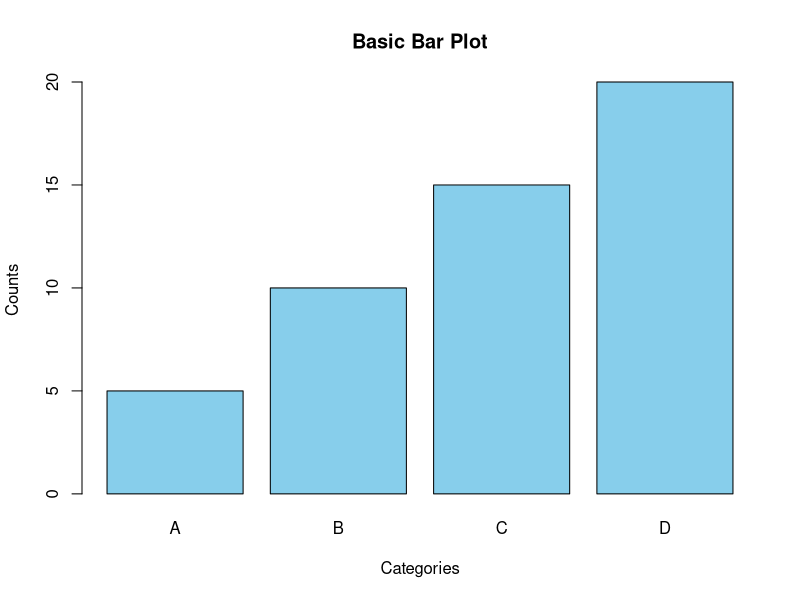
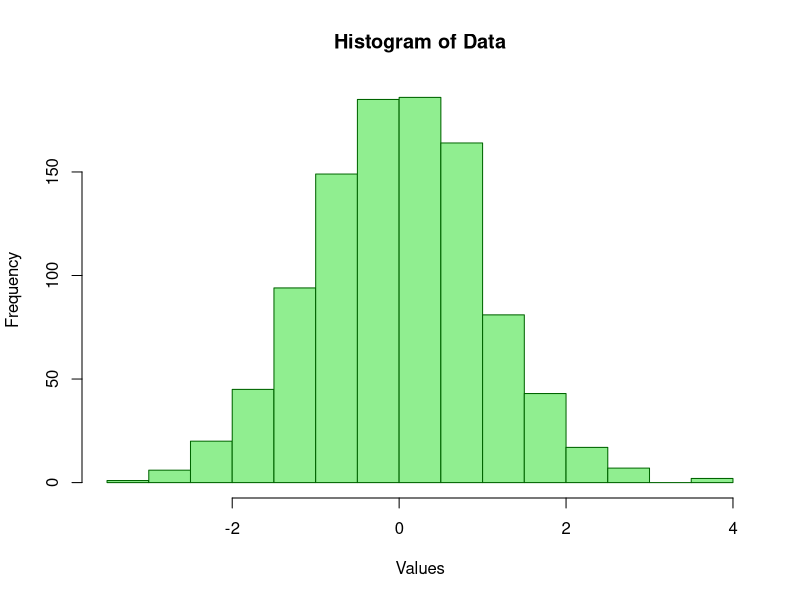

Write the R code that produced these figures, in order.
## ---- chunk 1
# No library required for base barplot
counts <- c(5, 10, 15, 20)
barplot(counts,
        main = "Basic Bar Plot",
        xlab = "Categories",
        ylab = "Counts",
        col = "skyblue",
        names.arg = c("A", "B", "C", "D"))
## ---- chunk 2
# No library required for base hist
data <- rnorm(1000)
hist(data,
     main = "Histogram of Data",
    xlab = "Values",
    ylab = "Frequency",
    col = "lightgreen",
    border = "darkgreen")
